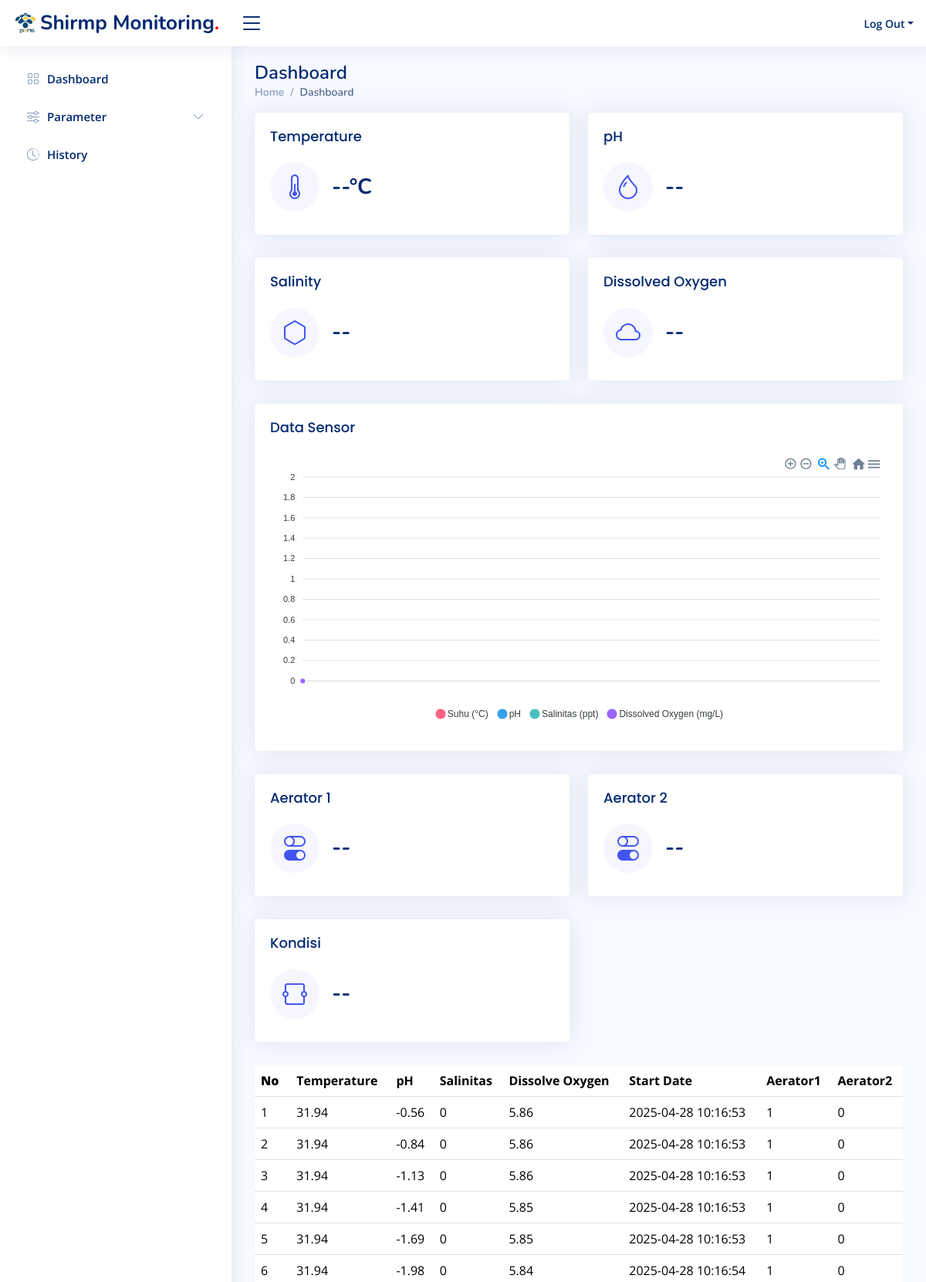
Page /test.php (upper part) on the committed database.
### tables this page shows
CREATE TABLE `sensor_data` (
  `id` int(11) NOT NULL,
  `temperature` float NOT NULL,
  `ph` float NOT NULL,
  `salinity` float NOT NULL,
  `dissolveOxygen` float NOT NULL,
  `aerator1` int(1) NOT NULL,
  `aerator2` int(1) NOT NULL,
  `timestamp` timestamp NOT NULL DEFAULT current_timestamp()
);

### test.php (the view, shortened to what this page needs)
<?php
include "koneksi.php";
?>
<!DOCTYPE html>
<html lang="en">
<head>
  <link href="assets/vendor/bootstrap/css/bootstrap.min.css" rel="stylesheet">
  <link href="assets/vendor/bootstrap-icons/bootstrap-icons.css" rel="stylesheet">
  <link href="assets/vendor/boxicons/css/boxicons.min.css" rel="stylesheet">
  <link href="assets/vendor/quill/quill.snow.css" rel="stylesheet">
  <link href="assets/vendor/quill/quill.bubble.css" rel="stylesheet">
  <link href="assets/vendor/remixicon/remixicon.css" rel="stylesheet">
  <link href="assets/vendor/simple-datatables/style.css" rel="stylesheet">
  <link href="assets/css/dasboard.css" rel="stylesheet">
</head>
<body>
  <header id="header" class="header fixed-top d-flex align-items-center">
    <div class="d-flex align-items-center justify-content-between">
      <a href="dasboard.php" class="logo d-flex align-items-center">
        <img src="assets/img/pens.png" alt="">
        <span>Shirmp Monitoring</span>
        <span style="color: #fd0000;">.</span>
      </a>
      <i class="bi bi-list toggle-sidebar-btn"></i>
    </div>
    <nav class="header-nav ms-auto">
      <ul class="d-flex align-items-center">
        <li class="nav-item dropdown pe-3">
          <a class="nav-link nav-profile d-flex align-items-center pe-0" href="" data-bs-toggle="dropdown">
            <span class="d-none d-md-block dropdown-toggle ps-2">Log Out</span>
          </a>
        </li>
      </ul>
    </nav>
  </header>
  <aside id="sidebar" class="sidebar">
    <ul class="sidebar-nav" id="sidebar-nav">
      <li class="nav-item">
        <a class="nav-link collapsed" href="dasboard.php">
          <i class="bi bi-grid"></i>
          <span>Dashboard</span>
        </a>
      </li>
      <li class="nav-item">
        <a class="nav-link collapsed" data-bs-target="#charts-nav" data-bs-toggle="collapse" href="#">
          <i class="bi bi-sliders"></i><span>Parameter</span><i class="bi bi-chevron-down ms-auto"></i>
        </a>
      </li>
      <li class="nav-item">
        <a class="nav-link collapsed" href="history.php">
          <i class="bi bi-clock-history"></i>
          <span>History</span>
        </a>
      </li>
    </ul>
  </aside>
  <main id="main" class="main">
    <div class="pagetitle">
      <h1>Dashboard</h1>
      <nav>
        <ol class="breadcrumb">
          <li class="breadcrumb-item"><a href="dasboard.php">Home</a></li>
          <li class="breadcrumb-item active">Dashboard</li>
        </ol>
      </nav>
    </div>
    <section class="section dashboard">
      <div class="row">
        <div class="col-xxl-3 col-md-6">
          <div class="card info-card sales-card">
            <div class="card-body">
              <h5 class="card-title">Temperature </h5>
              <div class="d-flex align-items-center">
                <div class="card-icon rounded-circle d-flex align-items-center justify-content-center">
                  <i class="bi bi-thermometer-half"></i>
                </div>
                <div class="ps-3">
                  <h6 id="temp">--°C</h6>
                </div>
              </div>
            </div>
          </div>
        </div>
        <div class="col-xxl-3 col-md-6">
          <div class="card info-card sales-card">
            <div class="card-body">
              <h5 class="card-title">pH</span></h5>
              <div class="d-flex align-items-center">
                <div class="card-icon rounded-circle d-flex align-items-center justify-content-center">
                  <i class="bi bi-droplet"></i>
                </div>
                <div class="ps-3">
                  <h6 id="ph">--</h6>
                </div>
              </div>
            </div>
          </div>
        </div>
        <div class="col-xxl-3 col-md-6">
          <div class="card info-card sales-card">
            <div class="card-body">
              <h5 class="card-title">Salinity</h5>
              <div class="d-flex align-items-center">
                <div class="card-icon rounded-circle d-flex align-items-center justify-content-center">
                  <i class="bi bi-hexagon"></i>
                </div>
                <div class="ps-3">
                  <h6 id="salinity">--</h6>
                </div>
              </div>
            </div>
          </div>
        </div>
        <div class="col-xxl-3 col-md-6">
          <div class="card info-card sales-card">
            <div class="card-body">
              <h5 class="card-title">Dissolved Oxygen</h5>
              <div class="d-flex align-items-center">
                <div class="card-icon rounded-circle d-flex align-items-center justify-content-center">
                  <i class="bi bi-cloud"></i>
                </div>
                <div class="ps-3">
                  <h6 id="dissolveOxygen">--</h6>
                </div>
              </div>
            </div>
          </div>
        </div>
        <div class="col-12">
          <div class="card">
            <div class="card-body">
              <h5 class="card-title">Data Sensor</h5>
              <div id="datasensor"></div>
            </div>
          </div>
        </div>
        <div class="col-xxl-3 col-md-6">
          <div class="card info-card sales-card">
            <div class="card-body">
              <h5 class="card-title">Aerator 1</h5>
              <div class="d-flex align-items-center">
                <div class="card-icon rounded-circle d-flex align-items-center justify-content-center">
                  <i class="bi bi-toggles"></i>
                </div>
                <div class="ps-3">
                  <h6 id="aerator1">--</h6>
                </div>
              </div>
            </div>
          </div>
        </div>
        <div class="col-xxl-3 col-md-6">
          <div class="card info-card sales-card">
            <div class="card-body">
              <h5 class="card-title">Aerator 2</h5>
              <div class="d-flex align-items-center">
                <div class="card-icon rounded-circle d-flex align-items-center justify-content-center">
                  <i class="bi bi-toggles"></i>
                </div>
                <div class="ps-3">
                  <h6 id="aerator2">--</h6>
                </div>
              </div>
            </div>
          </div>
        </div>
        <div class="col-xxl-6 col-md-6">
          <div class="card info-card sales-card">
            <div class="card-body">
              <h5 class="card-title">Kondisi</h5>
              <div class="d-flex align-items-center">
                <div class="card-icon rounded-circle d-flex align-items-center justify-content-center">
                  <i class="bi bi-textarea"></i>
                </div>
                <div class="ps-3">
                  <h6 id="kondisi">--</h6>
                </div>
              </div>
            </div>
          </div>
        </div>
        <div class="table-responsive">
          <table class="table datatable">
            <thead>
              <tr>
                <th>
                  <b>No</b>
                </th>
                <th>Temperature</th>
                <th>pH</th>
                <th>Salinitas</th>
                <th>Dissolve Oxygen</th>
                <th data-type="date" data-format="YYYY/DD/MM">Start Date</th>
                <th>Aerator1</th>
                <th>Aerator2</th>
              </tr>
            </thead>
            <tbody>
              <?php
              $sql = "SELECT * FROM sensor_data";
              $result = $conn->query($sql);
              $no = 1;
              if ($result->num_rows > 0) {
                while ($row = $result->fetch_assoc()) {
                  echo "<tr>
                                <td>" . $no++ . "</td>
                                <td>" . $row["temperature"] . "</td>
                                <td>" . $row["ph"] . "</td>
                                <td>" . $row["salinity"] . "</td>
                                <td>" . $row["dissolveOxygen"] . "</td>
                                <td>" . $row["timestamp"] . "</td>
                                <td>" . $row["aerator1"] . "</td>
                                <td>" . $row["aerator2"] . "</td>
                                </tr>";
                }
              } else {
                echo "<tr><td colspan='7'>No data available</td></tr>";
              }
              ?>
            </tbody>
          </table>
        </div>
      </div>
    </section>
  </main>
</body>
</html>

### assets/css/dasboard.css (style rules this page uses)
:root { scroll-behavior: smooth; }
body { font-family: "Open Sans", sans-serif; background: #f6f9ff; color: #444444; }
a { color: #4154f1; text-decoration: none; }
h1, h2, h3, h4, h5, h6 { font-family: "Nunito", sans-serif; }
#main { margin-top: 60px; padding: 20px 30px; transition: all 0.3s; }
.pagetitle { margin-bottom: 10px; }
.pagetitle h1 { font-size: 24px; margin-bottom: 0; font-weight: 600; color: #012970; }
.card { margin-bottom: 30px; border: none; border-radius: 5px; box-shadow: 0px 0 30px rgba(1, 41, 112, 0.1); }
.card-title { padding: 20px 0 15px 0; font-size: 18px; font-weight: 500; color: #012970; font-family: "Poppins", sans-serif; }
.card-body { padding: 0 20px 20px 20px; }
.breadcrumb { font-size: 14px; font-family: "Nunito", sans-serif; color: #899bbd; font-weight: 600; }
.breadcrumb a { color: #899bbd; transition: 0.3s; }
.breadcrumb .breadcrumb-item::before { color: #899bbd; }
.breadcrumb .active { color: #51678f; font-weight: 600; }
.logo { line-height: 1; }
@media (min-width: 1200px) { .logo { width: 280px; } }
.logo img { max-height: 26px; margin-right: 6px; }
.logo span { font-size: 26px; font-weight: 700; color: #012970; font-family: "Nunito", sans-serif; }
.header { transition: all 0.5s; z-index: 997; height: 60px; box-shadow: 0px 2px 20px rgba(1, 41, 112, 0.1); background-color: #fff; padding-left: 20px; }
.header .toggle-sidebar-btn { font-size: 32px; padding-left: 10px; cursor: pointer; color: #012970; }
.header-nav ul { list-style: none; }
.header-nav>ul { margin: 0; padding: 0; }
.header-nav .nav-profile { color: #012970; }
.header-nav .nav-profile span { font-size: 14px; font-weight: 600; }
.sidebar { position: fixed; top: 60px; left: 0; bottom: 0; width: 300px; z-index: 996; transition: all 0.3s; padding: 20px; overflow-y: auto; scrollbar-width: thin; scrollbar-color: #aab7cf transparent; box-shadow: 0px 0px 20px rgba(1, 41, 112, 0.1); background-color: #fff; }
@media (min-width: 1200px) { #main, #footer { margin-left: 300px; } }
.sidebar-nav { padding: 0; margin: 0; list-style: none; }
.sidebar-nav li { padding: 0; margin: 0; list-style: none; }
.sidebar-nav .nav-item { margin-bottom: 5px; }
.sidebar-nav .nav-link { display: flex; align-items: center; font-size: 15px; font-weight: 600; color: #4154f1; transition: 0.3; background: #f6f9ff; padding: 10px 15px; border-radius: 4px; }
.sidebar-nav .nav-link i { font-size: 16px; margin-right: 10px; color: #4154f1; }
.sidebar-nav .nav-link.collapsed { color: #012970; background: #fff; }
.sidebar-nav .nav-link.collapsed i { color: #899bbd; }
.sidebar-nav .nav-link .bi-chevron-down { margin-right: 0; transition: transform 0.2s ease-in-out; }
.dashboard .info-card { padding-bottom: 10px; }
.dashboard .info-card h6 { font-size: 28px; color: #012970; font-weight: 700; margin: 0; padding: 0; }
.dashboard .card-icon { font-size: 32px; line-height: 0; width: 64px; height: 64px; flex-shrink: 0; flex-grow: 0; }
.dashboard .sales-card .card-icon { color: #4154f1; background: #f6f6fe; }

### rows in the picture
sensor_data: temperature "31.94", ph "-0.56", salinity "0", dissolveOxygen "5.86", timestamp "2025-04-28 10:16:53", aerator1 "1", aerator2 "0"
sensor_data: temperature "31.94", ph "-0.84", salinity "0", dissolveOxygen "5.86", timestamp "2025-04-28 10:16:53", aerator1 "1", aerator2 "0"
sensor_data: temperature "31.94", ph "-1.13", salinity "0", dissolveOxygen "5.86", timestamp "2025-04-28 10:16:53", aerator1 "1", aerator2 "0"
sensor_data: temperature "31.94", ph "-1.41", salinity "0", dissolveOxygen "5.85", timestamp "2025-04-28 10:16:53", aerator1 "1", aerator2 "0"
sensor_data: temperature "31.94", ph "-1.69", salinity "0", dissolveOxygen "5.85", timestamp "2025-04-28 10:16:53", aerator1 "1", aerator2 "0"
sensor_data: temperature "31.94", ph "-1.98", salinity "0", dissolveOxygen "5.84", timestamp "2025-04-28 10:16:54", aerator1 "1", aerator2 "0"
